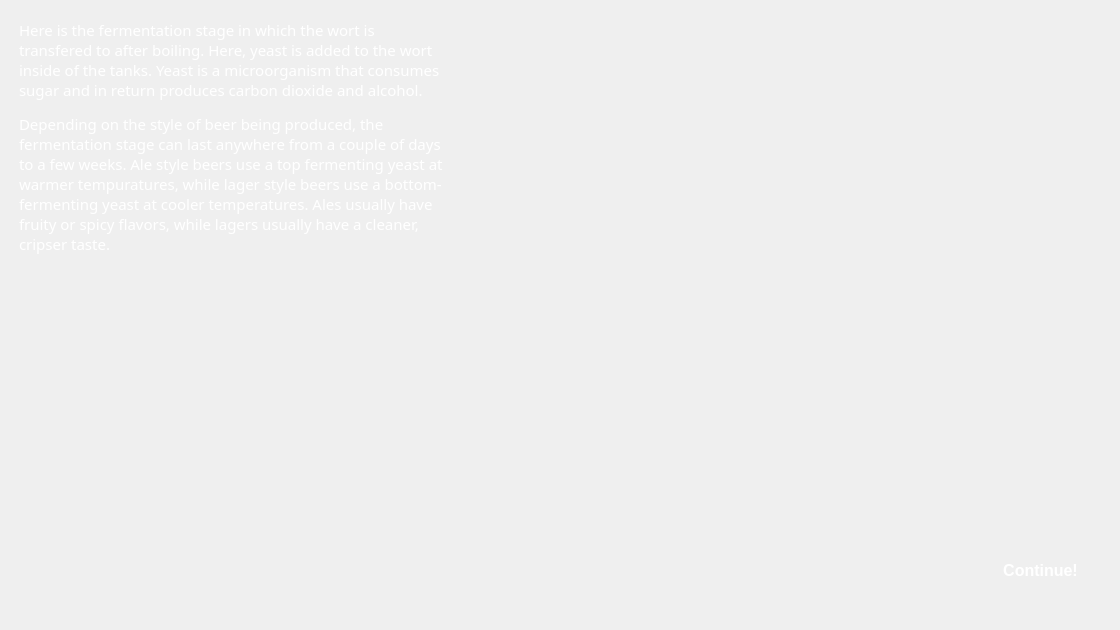
<?xml version="1.0" encoding="UTF-8"?>
<ui version="4.0">
 <class>GermanyFerment</class>
 <widget class="QWidget" name="GermanyFerment">
  <property name="geometry">
   <rect>
    <x>0</x>
    <y>0</y>
    <width>1120</width>
    <height>630</height>
   </rect>
  </property>
  <property name="windowTitle">
   <string>Form</string>
  </property>
  <widget class="QLabel" name="background">
   <property name="geometry">
    <rect>
     <x>-10</x>
     <y>-10</y>
     <width>1141</width>
     <height>651</height>
    </rect>
   </property>
   <property name="text">
    <string/>
   </property>
   <property name="pixmap">
    <pixmap resource="Pictures.qrc">:/Resources/fermentingbackground.png</pixmap>
   </property>
   <property name="scaledContents">
    <bool>true</bool>
   </property>
  </widget>
  <widget class="QLabel" name="info">
   <property name="geometry">
    <rect>
     <x>10</x>
     <y>10</y>
     <width>441</width>
     <height>251</height>
    </rect>
   </property>
   <property name="font">
    <font>
     <family>Trebuchet MS</family>
     <pointsize>11</pointsize>
     <bold>false</bold>
    </font>
   </property>
   <property name="styleSheet">
    <string notr="true">color: white;
background: qlineargradient(
        x1:0, y1:0, x2:0, y2:1,
        stop:0 rgba(100, 100, 100, 100),
        stop:1 rgba(30, 30, 30, 220)
    );    
border-radius: 20px;
padding: 5px;</string>
   </property>
   <property name="text">
    <string>&lt;html&gt;&lt;head/&gt;&lt;body&gt;&lt;p&gt;Here is the fermentation stage in which the wort is transfered to after boiling. Here, yeast is added to the wort inside of the tanks. Yeast is a microorganism that consumes sugar and in return produces carbon dioxide and alcohol. &lt;/p&gt;&lt;p&gt;Depending on the style of beer being produced, the fermentation stage can last anywhere from a couple of days to a few weeks. Ale style beers use a top fermenting yeast at warmer tempuratures, while lager style beers use a bottom-fermenting yeast at cooler temperatures. Ales usually have fruity or spicy flavors, while lagers usually have a cleaner, cripser taste.&lt;/p&gt;&lt;/body&gt;&lt;/html&gt;</string>
   </property>
   <property name="alignment">
    <set>Qt::AlignmentFlag::AlignLeading|Qt::AlignmentFlag::AlignLeft|Qt::AlignmentFlag::AlignTop</set>
   </property>
   <property name="wordWrap">
    <bool>true</bool>
   </property>
  </widget>
  <widget class="QPushButton" name="continueButton">
   <property name="geometry">
    <rect>
     <x>980</x>
     <y>550</y>
     <width>121</width>
     <height>41</height>
    </rect>
   </property>
   <property name="styleSheet">
    <string notr="true">QPushButton {
    /* Base style */
    color: white;
    background-color: qlineargradient(
        x1: 0, y1: 0, 
        x2: 0, y2: 1, 
        stop: 0 #5cb85c, 
        stop: 1 #4cae4c);
    border: none;
    border-radius: 10px;
    padding: 8px 16px;
    font-size: 16px;
    font-weight: bold;
}

QPushButton:hover {
    /* Slightly brighter on hover */
    background-color: qlineargradient(
        x1: 0, y1: 0, 
        x2: 0, y2: 1, 
        stop: 0 #66bb6a, 
        stop: 1 #43a047);
}

QPushButton:pressed {
    /* Darker when pressed */
    background-color: qlineargradient(
        x1: 0, y1: 0, 
        x2: 0, y2: 1, 
        stop: 0 #43a047, 
        stop: 1 #388e3c);
}
</string>
   </property>
   <property name="text">
    <string>Continue!</string>
   </property>
  </widget>
 </widget>
 <resources>
  <include location="Pictures.qrc"/>
 </resources>
 <connections/>
</ui>
